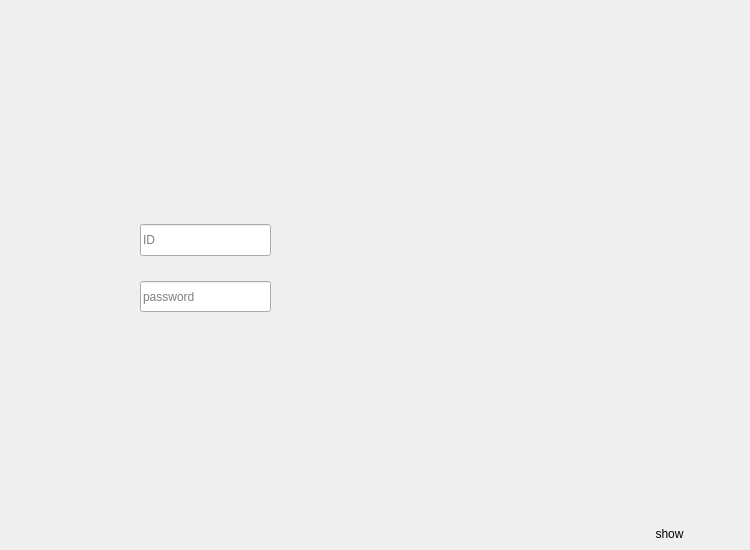
<?xml version="1.0" encoding="UTF-8"?>
<ui version="4.0">
 <class>LoginDlg</class>
 <widget class="QDialog" name="LoginDlg">
  <property name="geometry">
   <rect>
    <x>0</x>
    <y>0</y>
    <width>750</width>
    <height>550</height>
   </rect>
  </property>
  <property name="windowTitle">
   <string>Dialog</string>
  </property>
  <widget class="QLineEdit" name="userLineEdit">
   <property name="geometry">
    <rect>
     <x>140</x>
     <y>224</y>
     <width>131</width>
     <height>32</height>
    </rect>
   </property>
   <property name="tabletTracking">
    <bool>false</bool>
   </property>
   <property name="placeholderText">
    <string>ID</string>
   </property>
  </widget>
  <widget class="QLineEdit" name="pwdLineEdit">
   <property name="geometry">
    <rect>
     <x>140</x>
     <y>281</y>
     <width>131</width>
     <height>31</height>
    </rect>
   </property>
   <property name="echoMode">
    <enum>QLineEdit::Password</enum>
   </property>
   <property name="placeholderText">
    <string>password</string>
   </property>
   <property name="clearButtonEnabled">
    <bool>false</bool>
   </property>
  </widget>
  <widget class="QPushButton" name="showPoint">
   <property name="geometry">
    <rect>
     <x>590</x>
     <y>520</y>
     <width>159</width>
     <height>28</height>
    </rect>
   </property>
   <property name="text">
    <string>show</string>
   </property>
   <property name="flat">
    <bool>true</bool>
   </property>
  </widget>
  <widget class="QPushButton" name="loginBtn">
   <property name="geometry">
    <rect>
     <x>65</x>
     <y>360</y>
     <width>141</width>
     <height>28</height>
    </rect>
   </property>
   <property name="font">
    <font>
     <stylestrategy>PreferDefault</stylestrategy>
    </font>
   </property>
   <property name="styleSheet">
    <string notr="true">BackGround:Transparent</string>
   </property>
   <property name="text">
    <string/>
   </property>
   <property name="autoDefault">
    <bool>true</bool>
   </property>
   <property name="default">
    <bool>false</bool>
   </property>
   <property name="flat">
    <bool>true</bool>
   </property>
  </widget>
  <widget class="QPushButton" name="register_2">
   <property name="geometry">
    <rect>
     <x>65</x>
     <y>421</y>
     <width>131</width>
     <height>41</height>
    </rect>
   </property>
   <property name="styleSheet">
    <string notr="true">BackGround:Transparent</string>
   </property>
   <property name="text">
    <string/>
   </property>
   <property name="flat">
    <bool>true</bool>
   </property>
  </widget>
  <widget class="QPushButton" name="exitBtn">
   <property name="geometry">
    <rect>
     <x>60</x>
     <y>475</y>
     <width>141</width>
     <height>41</height>
    </rect>
   </property>
   <property name="mouseTracking">
    <bool>false</bool>
   </property>
   <property name="styleSheet">
    <string notr="true">BackGround:Transparent</string>
   </property>
   <property name="text">
    <string/>
   </property>
   <property name="checkable">
    <bool>false</bool>
   </property>
   <property name="checked">
    <bool>false</bool>
   </property>
   <property name="default">
    <bool>false</bool>
   </property>
   <property name="flat">
    <bool>true</bool>
   </property>
  </widget>
 </widget>
 <resources/>
 <connections/>
</ui>
